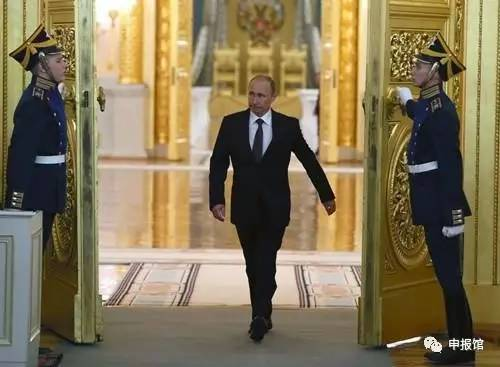
#> input picture opencv-python/assets/putin.png, 500 x 367 px
$ python chapter3.py
#> lines starting #> are read from the running program, lines starting #| are printed output that depends on the picture
import cv2
import os

def empty(a):
    pass

print(cv2.__version__)
cv2.namedWindow("Bars")
cv2.resizeWindow("Bars",400,20)
cv2.createTrackbar("length","Bars",100,500,empty)

script_dir = os.path.dirname(os.path.abspath(__file__))
img_path = os.path.join(script_dir, '..', 'assets', 'putin.png')

while True:
    img = cv2.imread(img_path)
#> img is the input picture: shape (367, 500, 3); mean B, G, R 87, 117.7, 131.2
    length = cv2.getTrackbarPos("length","Bars")
    imgResize = cv2.resize(img,(800,length))
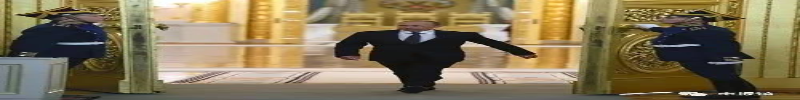
#> imgResize: shape (100, 800, 3); mean B, G, R 86.9, 117.6, 131.2
    cv2.imshow("putin",imgResize)
    cv2.waitKey(1)
